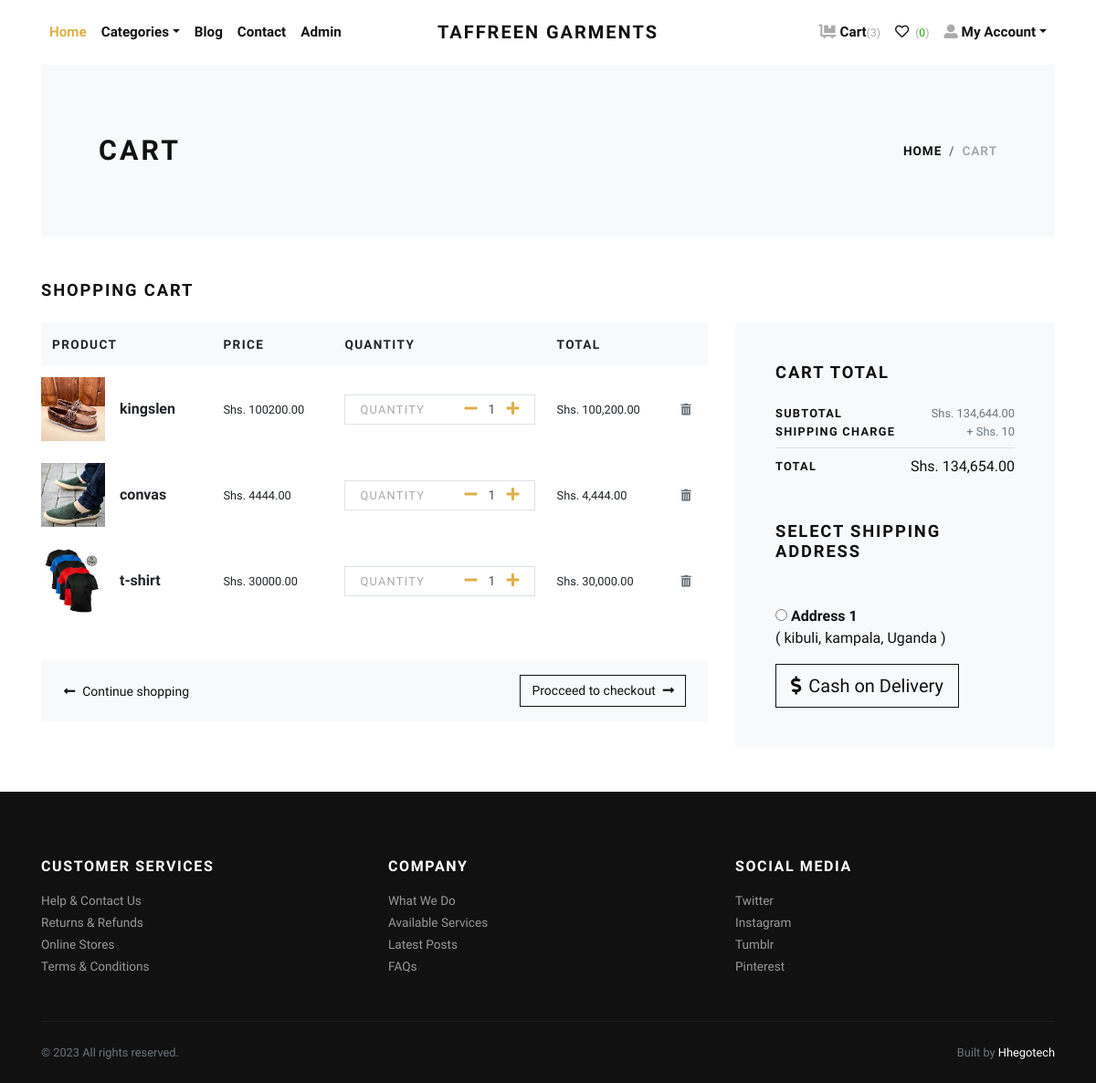
The app's page /cart/ (signed in) with its own data.
### store/models.py (models this page shows, shortened)
class Cart(models.Model):
    user = models.ForeignKey(User, verbose_name="User", on_delete=models.CASCADE)
    product = models.ForeignKey(Product, verbose_name="Product", on_delete=models.CASCADE)
    quantity = models.PositiveIntegerField(default=1, verbose_name="Quantity")
    created_at = models.DateTimeField(auto_now_add=True, verbose_name="Created Date")
    updated_at = models.DateTimeField(auto_now=True, verbose_name="Updated Date")
    @property
    def total_price(self):
        return self.quantity * self.product.price

class Product(models.Model):
    title = models.CharField(max_length=150, verbose_name="Product Title")
    slug = models.SlugField(max_length=160, verbose_name="Product Slug")
    sku = models.CharField(max_length=255, unique=True, verbose_name="Unique Product ID (SKU)", null=True)
    short_description = models.TextField(verbose_name="Short Description")
    popularity = models.PositiveIntegerField(default=0)
    detail_description = models.TextField(blank=True, null=True, verbose_name="Detail Description")
    product_image = models.ImageField(upload_to='product', blank=True, null=True, verbose_name="Product Image")
    price = models.DecimalField(max_digits=10, decimal_places=2)
    category = models.ForeignKey(Category, verbose_name="Product Categoy", on_delete=models.CASCADE)
    is_active = models.BooleanField(verbose_name="Is Active?")
    is_featured = models.BooleanField(verbose_name="Is Featured?")
    created_at = models.DateTimeField(auto_now_add=True, verbose_name="Created Date")
    updated_at = models.DateTimeField(auto_now=True, verbose_name="Updated Date")
    class Meta:
        verbose_name_plural = 'Products'
        ordering = ('-created_at', )

class Address(models.Model):
    user = models.ForeignKey(User, verbose_name="User", on_delete=models.CASCADE)
    locality = models.CharField(max_length=150, verbose_name="Nearest Location")
    city = models.CharField(max_length=150, verbose_name="City")
    state = models.CharField(max_length=150, verbose_name="State")

### store/views.py (the view)
# urls.py: path('cart/', views.cart, name="cart"),
@login_required
def cart(request):
    user = request.user
    cart_products = Cart.objects.filter(user=user)
    amount = decimal.Decimal(0)
    shipping_amount = decimal.Decimal(10)
    cp = [p for p in Cart.objects.all() if p.user==user]
    if cp:
        for p in cp:
            temp_amount = (p.quantity * p.product.price)
            amount += temp_amount
    addresses = Address.objects.filter(user=user)
    context = {
        'cart_products': cart_products,
        'amount': amount,
        'shipping_amount': shipping_amount,
        'total_amount': amount + shipping_amount,
        'addresses': addresses,
    }
    return render(request, 'store/cart.html', context)

### store/context_preprocessors.py (called while the page is built)
def store_menu(request):
    categories = Category.objects.filter(is_active=True)
    context = {
        'categories_menu': categories,
    }
    return context

def cart_menu(request):
    if request.user.is_authenticated:
        cart_items= Cart.objects.filter(user=request.user)
        context = {
            'cart_items': cart_items,
        }
    else:
        context = {}
    return context

### templates/store/cart.html (shortened to what this page needs)
{% extends 'base.html' %}
{% load static %}
{% load humanize %}
    {% block content %}
      <div class="container">
        <section class="py-5 bg-light">
          <div class="container">
            <div class="row px-4 px-lg-5 py-lg-4 align-items-center">
              <div class="col-lg-6">
                <h1 class="h2 text-uppercase mb-0">Cart</h1>
              </div>
              <div class="col-lg-6 text-lg-right">
                <nav aria-label="breadcrumb">
                  <ol class="breadcrumb justify-content-lg-end mb-0 px-0">
                    <li class="breadcrumb-item"><a href="index.html">Home</a></li>
                    <li class="breadcrumb-item active" aria-current="page">Cart</li>
                  </ol>
                </nav>
              </div>
            </div>
          </div>
        </section>
        {% if cart_products %}
        <section class="py-5">
          <h2 class="h5 text-uppercase mb-4">Shopping cart</h2>
          <div class="row">
            <div class="col-lg-8 mb-4 mb-lg-0">
              <div class="table-responsive mb-4">
                <table class="table">
                  <thead class="bg-light">
                    <tr>
                      <th class="border-0" scope="col"> <strong class="text-small text-uppercase">Product</strong></th>
                      <th class="border-0" scope="col"> <strong class="text-small text-uppercase">Price</strong></th>
                      <th class="border-0" scope="col"> <strong class="text-small text-uppercase">Quantity</strong></th>
                      <th class="border-0" scope="col"> <strong class="text-small text-uppercase">Total</strong></th>
                      <th class="border-0" scope="col"> </th>
                    </tr>
                  </thead>
                  <tbody>
                    {% for cart_product in cart_products %}
                    <tr>
                      <th class="pl-0 border-0" scope="row">
                        <div class="media align-items-center">
                          {% if cart_product.product.product_image %}
                            <a class="reset-anchor d-block animsition-link" href="{% url 'store:product-detail' cart_product.product.slug %}"><img src="{{cart_product.product.product_image.url}}" alt="{{cart_product.product.title}}" width="70"/></a>
                          {% else %}
                            <a class="reset-anchor d-block animsition-link" href="{% url 'store:product-detail' cart_product.product.slug %}"><img src="{% static 'img/product-detail-3.jpg' %}" alt="{{cart_product.product.title}}" width="70"/></a>
                          {% endif %}
                          <div class="media-body ml-3"><strong class="h6"><a class="reset-anchor animsition-link" href="{% url 'store:product-detail' cart_product.product.slug %}">{{cart_product.product.title}}</a></strong></div>
                        </div>
                      </th>
                      <td class="align-middle border-0">
                        <p class="mb-0 small">Shs. {{cart_product.product.price}}</p>
                      </td>
                      <td class="align-middle border-0">
                        <div class="border d-flex align-items-center justify-content-between px-3"><span class="small text-uppercase text-gray headings-font-family">Quantity</span>
                          <div class="quantity">
                            <a href="{% url 'store:minus-cart' cart_product.id %}" class="dec-btn p-0 ml-2"><i class="fas fa-minus"></i></a>
                            <input class="form-control form-control-sm border-0 shadow-0 p-0" type="text" value="{{cart_product.quantity}}"/>
                            <a href="{% url 'store:plus-cart' cart_product.id %}" class="inc-btn p-0"><i class="fas fa-plus"></i></a>
                          </div>
                        </div>
                      </td>
                      <td class="align-middle border-0">
                        <p class="mb-0 small">Shs. {{cart_product.total_price|intcomma}}</p>
                      </td>
                      <td class="align-middle border-0"><a class="reset-anchor" href="{% url 'store:remove-cart' cart_product.id %}"><i class="fas fa-trash-alt small text-muted"></i></a></td>
                    </tr>
                    {% endfor %}
                  </tbody>
                </table>
              </div>
              <div class="bg-light px-4 py-3">
                <div class="row align-items-center text-center">
                  <div class="col-md-6 mb-3 mb-md-0 text-md-left"><a class="btn btn-link p-0 text-dark btn-sm" href="{% url 'store:home' %}"><i class="fas fa-long-arrow-alt-left mr-2"> </i>Continue shopping</a></div>
                  <div class="col-md-6 text-md-right"><a class="btn btn-outline-dark btn-sm" href="{% url 'store:checkout' %}">Procceed to checkout<i class="fas fa-long-arrow-alt-right ml-2"></i></a></div>
                </div>
              </div>
            </div>
            <div class="col-lg-4">
              <div class="card border-0 rounded-0 p-lg-4 bg-light">
                <div class="card-body">
                  <h5 class="text-uppercase mb-4">Cart total</h5>
                  <ul class="list-unstyled mb-0">
                    <li class="d-flex align-items-center justify-content-between"><strong class="text-uppercase small font-weight-bold">Subtotal</strong><span class="text-muted small">Shs. {{amount|intcomma}}</span></li>
                    <li class="d-flex align-items-center justify-content-between"><strong class="text-uppercase small font-weight-bold">Shipping Charge</strong><span class="text-muted small">+ Shs. {{shipping_amount}}</span></li>
                    <li class="border-bottom my-2"></li>
                    <li class="d-flex align-items-center justify-content-between mb-4"><strong class="text-uppercase small font-weight-bold">Total</strong><span>Shs. {{total_amount|intcomma}}</span></li>
                  </ul>
                  <h5 class="text-uppercase my-5">Select Shipping Address</h5>
                  <form action="{% url 'store:checkout' %}" id="myform">
                    {% if addresses %}
                      {% for address in addresses %}
                        <div class="mb-3">
                        <input type="radio" name="address" value="{{address.id}}"> <strong>Address {{forloop.counter}}</strong> <br>
                        ( {{address.locality}}, {{address.city}}, {{address.state}} )
                        </div>
                      {% endfor %}
                    {% endif %}
                    <button type="submit" class="btn btn-dark btn-lg btn-outline-dark" type="submit"> <i class="fas fa-dollar-sign mr-2"></i>Cash on Delivery</button>
                  </form>
                </div>
              </div>
            </div>
          </div>
        </section>
        {% else %}
          <div class="text-center py-5">
            <h3 class="mb-3">Your cart is empty.</h3>
            <a href="{% url 'store:home' %}"><i class="fas fa-long-arrow-alt-left mr-2"> </i>Continue shopping</a>
          </div>
        {% endif %}
      </div>
      {% endblock content %}

### taffreen/static/css/style.default.css (style rules this page uses)
.text-small { font-size: 0.85rem !important; }
.text-gray { color: #aaa !important; }
strong { font-weight: 700; }
.quantity { display: -ms-flexbox; display: flex; -ms-flex-align: center; align-items: center; font-family: inherit; }
.quantity input { width: 2rem; text-align: center; }
.text-uppercase { text-transform: uppercase; letter-spacing: 0.1em; }
.border { border: 1px solid #dee2e6 !important; }
.shadow-0 { box-shadow: none !important; }
.reset-anchor { color: inherit; transition: all 0.3s; }
.headings-font-family { font-family: inherit !important; }
.btn { font-weight: 400; border: 1px solid transparent; font-family: inherit; padding: 0.375rem 1.5rem; font-size: 1rem; line-height: 1.5; border-radius: 0; transition: color 0.15s ease-in-out, background-color 0.15s ease-in-out, border-color 0.15s ease-in-out, box-shadow 0.15s ease-in-out; }
.btn-link { font-weight: 400; color: #dcb14a; }
.btn-dark { color: #fff; background-color: #111111; border-color: #111111; }
.btn-outline-dark { color: #111111; background-color: transparent; background-image: none; border-color: #111111; }
.btn-lg { padding: 0.5rem 1rem; font-size: 1.25rem; line-height: 1.5; border-radius: 0; }
.btn-sm { padding: 0.375rem 0.75rem; font-size: 0.875rem; line-height: 1.5; border-radius: 0; }
body { font-family: "Libre Franklin", sans-serif; font-size: 1rem; font-weight: 400; line-height: 1.5; color: #111111; background-color: #fff; }
a { color: #dcb14a; text-decoration: none; }
h1, h2, h3, h4, h5, h6, .h1, .h2, .h3, .h4, .h5, .h6 { margin-bottom: 0.5rem; font-family: inherit; font-weight: 900; line-height: 1.2; color: inherit; }
h1, .h1 { font-size: 2.2rem; }
h2, .h2 { font-size: 1.9rem; }
h5, .h5 { font-size: 1.15rem; }
h6, .h6 { font-size: 1rem; }
small, .small { font-size: 80%; font-weight: 400; }
.bg-light { background-color: #f8f9fa !important; }
.text-dark { color: #111111 !important; }
.form-control { padding: 0.375rem 0.75rem; font-size: 1rem; line-height: 1.5; color: #495057; background-color: #fff; border: 1px solid #ced4da; border-radius: 0; transition: border-color 0.15s ease-in-out, box-shadow 0.15s ease-in-out; }
.form-control::placeholder { color: #adb5bd; font-size: 0.85rem; font-weight: 400; }
.form-control-sm { padding: 0.25rem 0.5rem; font-size: 0.875rem; line-height: 1.5; border-radius: 0; }
.card { background-color: #fff; border: 1px solid rgba(17, 17, 17, 0.125); border-radius: 0; }
.card-body { padding: 1.25rem; }
.breadcrumb { background: #f8f9fa; }
.breadcrumb-item { font-size: 0.85rem; text-transform: uppercase; letter-spacing: 0.07em; font-weight: 900; color: #111111; }
.breadcrumb-item a { color: inherit; transition: all 0.3s; }
.breadcrumb-item.active { color: #aaa; }

### records on screen
Cart: product.product_image (picture), product "kingslen", product.price "100200.00", quantity "1", total_price "100,200.00"
Cart: product.product_image (picture), product "convas", product.price "4444.00", quantity "1", total_price "4,444.00"
Cart: product.product_image (picture), product "t-shirt", product.price "30000.00", quantity "1", total_price "30,000.00"
Address: locality "kibuli", city "kampala", state "Uganda"

### other values on screen
{{ cart_items.count }} "3"
{{ products|length }} "0"
{{ amount|intcomma }} "134,644.00"
{{ shipping_amount }} "10"
{{ total_amount|intcomma }} "134,654.00"
